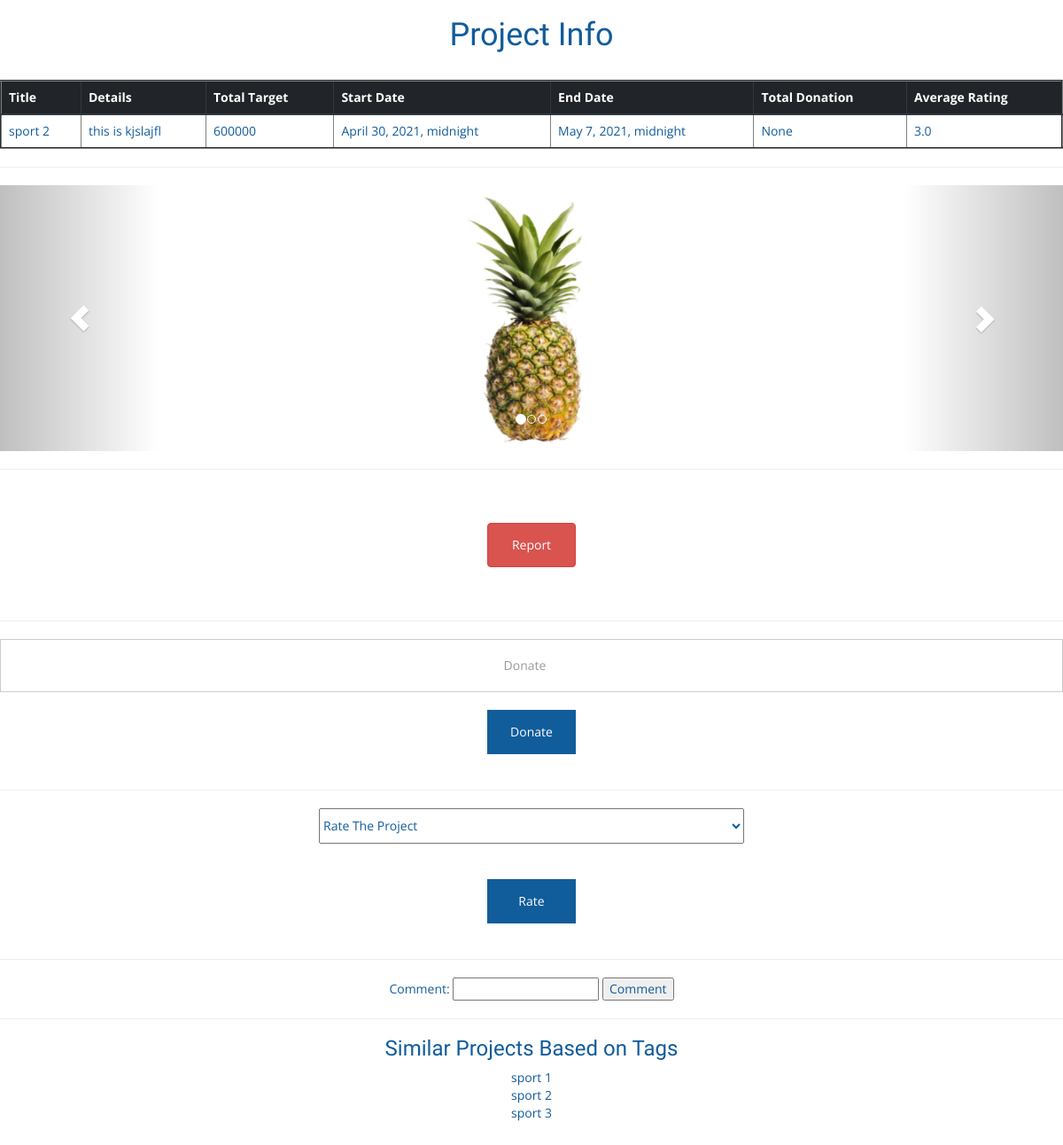
Before: /project/view/4 (signed in) with the older database file.
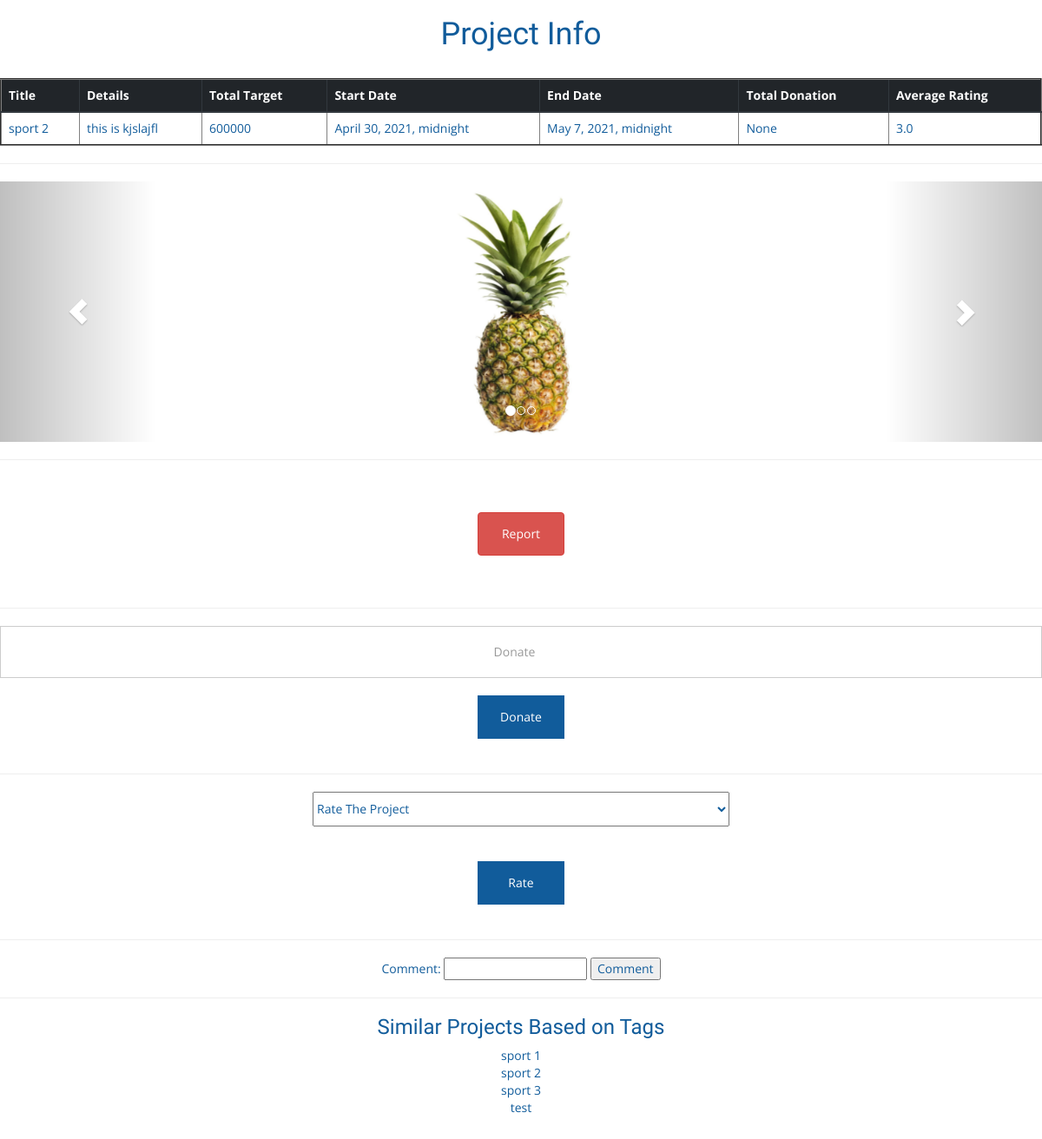
After: the same page with the newer database file.
### projects/models/picture.py (models this page shows)
class Picture(models.Model):
    photo = models.ImageField(upload_to='projects/static/img/projects/', null=True)
    project=models.ForeignKey('Project',on_delete=models.CASCADE)

### projects/models/project.py (models this page shows)
class Project(models.Model):
    user=models.ForeignKey(Users,on_delete=models.CASCADE)
    title=models.CharField(max_length=70)
    details=models.CharField(max_length=250)
    category=models.ForeignKey('Category',on_delete=models.CASCADE)
    total_target=models.IntegerField()
    start_date=models.DateTimeField()
    end_date=models.DateTimeField()
    report = models.IntegerField(default=0)
    admin = models.BooleanField(default=False)
    def __str__(self):
        return self.title

### projects/views/project.py (the view)
# urls.py: path('project/view/<project_id>', project.viewProject, name="project_view"),
@login_required(login_url='/login')
def viewProject(request , project_id):
    project=Project.objects.get(id=project_id)
    images=Picture.objects.filter(project_id=project_id)
    user_id = request.user.id
    total_donation=Project_Donation.objects.filter(project_id=project_id).aggregate(Sum('donationNumber'))
    target_donation=Project.objects.get(id=project_id).total_target * .25
    average_rating = Project_Rate.objects.filter(project_id=project_id).aggregate(Avg('rate'))
    comments = Project_Comment.objects.filter(project_id=project_id)
    project = Project.objects.get(id=project_id)
    projects_tags = project.tag_set.all()
    all_projects_tags=[]
    all_projects_tags_new=[]
    for i in projects_tags:
        search_tag = Tag.objects.get(id=i.id)
        search_projects_tag = search_tag.projects.all()
        all_projects_tags.append(search_projects_tag)
    for l in all_projects_tags:
        all_projects_tags_new += l
    projects_tags_project=set(all_projects_tags_new)
    return render(request,'projects/project/viewProject.html',
                  {"project": project, "images": images, "user_id": user_id,
                   "total_donation": total_donation, "target_donation": target_donation,
                   "average_rating": average_rating, "comments": comments  , "projects_tags_project":projects_tags_project})

### projects/templates/projects/project/viewProject.html (shortened to what this page needs)
<!DOCTYPE html>
<html lang="en">
<head>
    {% load static %}
    <link rel="stylesheet" href="https://stackpath.bootstrapcdn.com/bootstrap/4.1.3/css/bootstrap.min.css">
    <link rel="stylesheet" href="{% static 'projects/css/bootstrap.min.css' %}">
    <link rel="stylesheet" href="{% static 'projects/css/font-awesome.min.css' %}">
    <link rel="stylesheet" href="{% static 'projects/css/owl.carousel.css' %}">
    <link rel="stylesheet" href="{% static 'projects/css/style.css' %}">
</head>
<body>
<h1 class="text-center">Project Info</h1>
<br>
<table border="2" class="table">
    <thead class="thead-dark">
    <tr>
        <th>Title</th>
        <th>Details</th>
        <th>Total Target</th>
        <th>Start Date</th>
        <th>End Date</th>
        <th>Total Donation</th>
        <th>Average Rating</th>
    </tr>
    </thead>
    <tr>
        <td>{{ project.title }}</td>
        <td>{{ project.details }}</td>
        <td>{{ project.total_target }}</td>
        <td>{{ project.start_date }}</td>
        <td>{{ project.end_date }}</td>
        <td>{{ total_donation.donationNumber__sum }}</td>
        <td>{{ average_rating.rate__avg }}</td>
    </tr>
</table>
<hr>
<div id="myCarousel" class="carousel slide" data-ride="carousel">
    <ol class="carousel-indicators">
        <li data-target="#myCarousel" data-slide-to="0" class="active"></li>
        <li data-target="#myCarousel" data-slide-to="1"></li>
        <li data-target="#myCarousel" data-slide-to="2"></li>
    </ol>
    <div class="carousel-inner">
        {% for img in images %}
        <div class="item {% if forloop.first %}active{% endif %}" style="height:300px">
            <img src="{{ img.photo.url }}" width="300" height="300"  style="margin:auto">
        </div>
        {% endfor %}
    </div>
    <a class="left carousel-control" href="#myCarousel" data-slide="prev">
        <span class="glyphicon glyphicon-chevron-left"></span>
    </a>
    <a class="right carousel-control" href="#myCarousel" data-slide="next">
        <span class="glyphicon glyphicon-chevron-right"></span>
    </a>
</div>
<hr>
<br><br>
<form action="{% url 'project_report' user_id project.id %}" method="POST" enctype="multipart/form-data">
    <div class="text-center">
        <input type="submit" value="Report" class="btn btn-danger" style="height:50px; width:100px"/>
    </div>
</form>
<br><br>
<hr>
<form action="{% url 'project_donate' project.id user_id %}" method="POST" enctype="multipart/form-data">
    <input type="number" name="donation" id="" class="form-control text-center" placeholder="Donate" style="height:60px">
           <br>
        <div class="text-center">
            <input type="submit" value="Donate" class="btn btn-primary" style="height:50px; width:100px"/>
        </div>
</form>
<br>
<hr>
<form action="{% url 'project_rate' project.id user_id %}" method="POST" enctype="multipart/form-data">
    <div class="text-center">
        <select name="rate" style="width:40%; height:40px" required>
        <option value="" disabled selected>Rate The Project</option>
    </select>
    </div>
    <br><br>
 <div class="text-center">
            <input type="submit" value="Rate" class="btn btn-primary" style="height:50px; width:100px"/>
        </div>
</form>
<br>
<hr>
<div class="text-center">
<form action="{% url 'project_comment' project.id user_id %}" method="POST" enctype="multipart/form-data">
    Comment:
    <input type="text" name="comment">
    <input type="submit" value="Comment"/>
</form>
</div>
<hr>
<h3 class="text-center">Similar Projects Based on Tags</h3>
<div class="similarProject text-center">
    {% for project in projects_tags_project %}
    {% if forloop.counter < 5 %}
    <a href="{% url 'project_view' project.id %}">{{project}}</a> <br>
    {% endif %}
    {% endfor %}
</div>
<br><br>
<br><br>
<br><br>
<br><br>
<br><br>
</body>
</html>

Changed rows visible on the page:
added Project: title "test"
